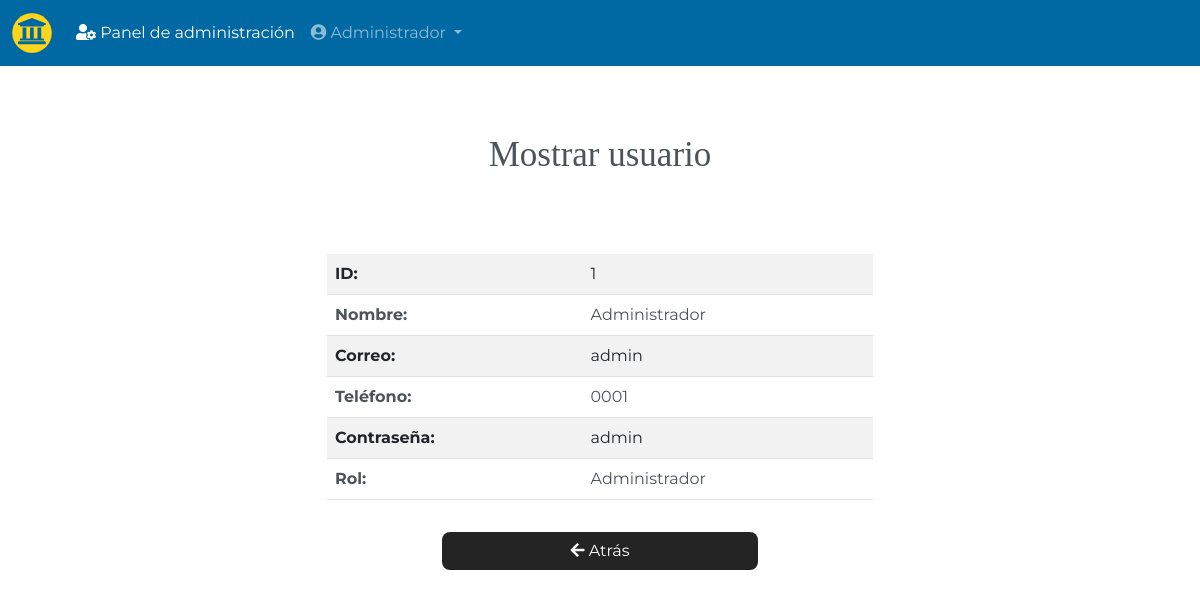
/users/show.php?id=1 (signed in), run on the app's committed database.
### tables this page shows
CREATE TABLE `usuario` (
  `id_usuario` bigint(20) NOT NULL,
  `id_rol` bigint(20) NOT NULL DEFAULT 2,
  `nombre` varchar(64) NOT NULL,
  `fecha_nac` date NOT NULL,
  `correo` varchar(64) NOT NULL,
  `telefono` varchar(32) NOT NULL,
  `contrasena` varchar(64) NOT NULL
);

CREATE TABLE `rol` (
  `id_rol` bigint(20) NOT NULL,
  `nombre` varchar(64) NOT NULL
);

### users/show.php (called while the page is built, shortened)
<?php require '../config/database.php'; ?>
<?php include '../includes/header.php'; ?>
<?php include '../pages/pg-user-show.php'; ?>
<?php include '../includes/footer.php'; ?>

### config/database.php (called while the page is built, shortened)
<?php
function showUser($id, $conn)
{
    try {
        $sql  = "SELECT * FROM usuario WHERE id_usuario = :id";
        $stmt = $conn->prepare($sql);
        $stmt->bindparam(":id", $id);
        $stmt->execute();
        return $stmt->fetchAll();
    } catch (PDOException $e) {
        echo $e->getMessage();
    }
}
function showRol($id_rol, $conn)
{
    try {
        $sql = "SELECT * FROM rol WHERE id_rol = :id_rol";
        $stmt = $conn->prepare($sql);
        $stmt->bindparam(":id_rol", $id_rol);
        $stmt->execute();
        return $stmt->fetchAll();
    } catch (PDOException $e) {
        echo $e->getMessage();
    }
}

### pages/pg-user-show.php (the view)
<main class="container">
    <section class="row mt-5">
        <div class="col-md-6 offset-md-3 text-center">
            <h1 class="">Mostrar usuario</h1>
            <br>
            <?php if ($_GET) : ?>
                <?php
                $id   = $_GET['id'];
                $user = showUser($id, $conn);
                ?>
                <table class="table table-striped mt-4 letter2">
                    <?php foreach ($user as $ur) : ?>
                        <tr class="text-start">
                            <th>ID:</th>
                            <td><?php echo $ur['id_usuario']; ?></td>
                        </tr>
                        <tr class="text-start">
                            <th>Nombre: </th>
                            <td><?php echo $ur['nombre']; ?></td>
                        </tr>
                        <tr class="text-start">
                            <th>Correo: </th>
                            <td><?php echo $ur['correo']; ?></td>
                        </tr>
                        <tr class="text-start">
                            <th>Teléfono: </th>
                            <td><?php echo $ur['telefono']; ?></td>
                        </tr>
                        <tr class="text-start">
                            <th>Contraseña: </th>
                            <td><?php echo $ur['contrasena']; ?></td>
                        </tr>
                        <tr class="text-start">
                            <th>Rol: </th>
                            <?php $rol = showRol($ur['id_rol'], $conn) ?>
                            <?php foreach ($rol as $rl) : ?>
                                <td><?php echo $rl['nombre']; ?></td>
                            <?php endforeach; ?>
                        </tr>
                    <?php endforeach ?>
                </table>
                <a href="../users.php" class="btn btn-cancel mt-3">
                    <i class="fas fa-arrow-left"></i> Atrás
                </a>
            <?php endif ?>
        </div>
    </section>
</main>

### public/css/custom.css (style rules this page uses)
body { font-family: 'Montserrat', sans-serif; background-color: #FFFFFF; }
h1 { font-size: 35px; color: #4B5458; font-family: 'Bitter', serif; margin-top: 20px; margin-bottom: 30px; }
.btn { border-radius: 8px; font-family: 'Montserrat', sans-serif; margin: 0px auto; opacity: 0.9; transition: all 0.25s ease-in; width: 58%; }
.btn-cancel { color: #fff; background-color: #0D0D0D; }
a { font-family: 'Montserrat', sans-serif; }
.letter2 { color: #4B5458; }

### data on the page
usuario: id_usuario "1", nombre "Administrador", correo "admin", telefono "0001", contrasena "admin"
rol: nombre "Administrador"

### other printed values
$_SESSION['ss-fullname'] "Administrador"
